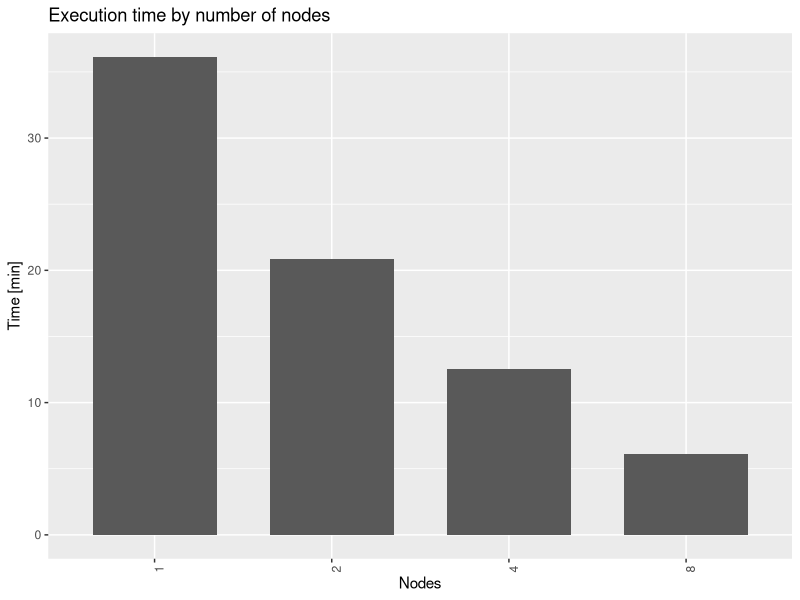
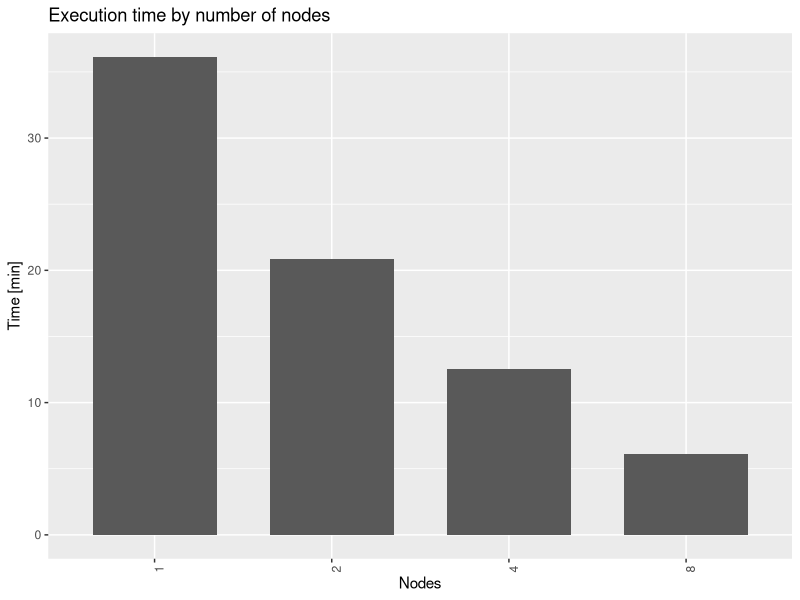

The R script that drew these images, in order:
require(tidyverse)
require(lubridate)

paramsPattern = "num-executors"
getParams <- function(command){
  params = str_trim(str_split(command, "--")[[1]])
  params = params[grepl(paramsPattern, params)]
  return(paste(params, collapse = " "))
}

log = enframe(readLines("speedup.txt"))
spark = log %>% filter(grepl(value, pattern = "SparkSubmit ")) %>% 
  separate(value, into = c("time", "appId", "command"), sep = "\\|")
spark$params = spark$command %>% map(getParams)
spark = spark %>% separate(params, into = c(NA,"nodes"), sep = " ") %>%
  select(appId, nodes) 

START = "Reading data"
END   = "Merging DCELs"
pattern = paste0(START,"|",END)
fields = c("time", "appId", "phase")
sdcel0 = log %>% filter(grepl(value, pattern = pattern)) %>%
  separate(value, fields, sep = "\\|") %>%
  mutate(phase = str_trim(phase)) %>%
  mutate(time = parse_date_time(str_replace(time,",","."), "%Y-%m-%d %H:%M:%OS")) %>%
  select(appId, phase, time) 

sdcel1 = sdcel0 %>% pivot_wider(names_from = phase, values_from = time)
names(sdcel1) = c("appId", "read", "merge")
sdcel = sdcel1 %>% mutate(time = merge - read)

data = spark %>% inner_join(sdcel, by = "appId") %>% select(nodes, time) %>%
  group_by(nodes) %>% summarise(time = mean(time))
data$nodes = factor(data$nodes, levels = c("1", "2", "4", "8"))

p = ggplot(data = data, aes(x = nodes, y = time)) +
  geom_bar(stat="identity", position=position_dodge(width = 0.75), width = 0.7) + 
  theme(axis.text.x = element_text(angle = 90, hjust = 1)) + 
  labs(x="Nodes", y="Time [min]", title="Execution time by number of nodes") 
plot(p)

ggsave(paste0("speedup.pdf"), width = 12, height = 8, device = "pdf")